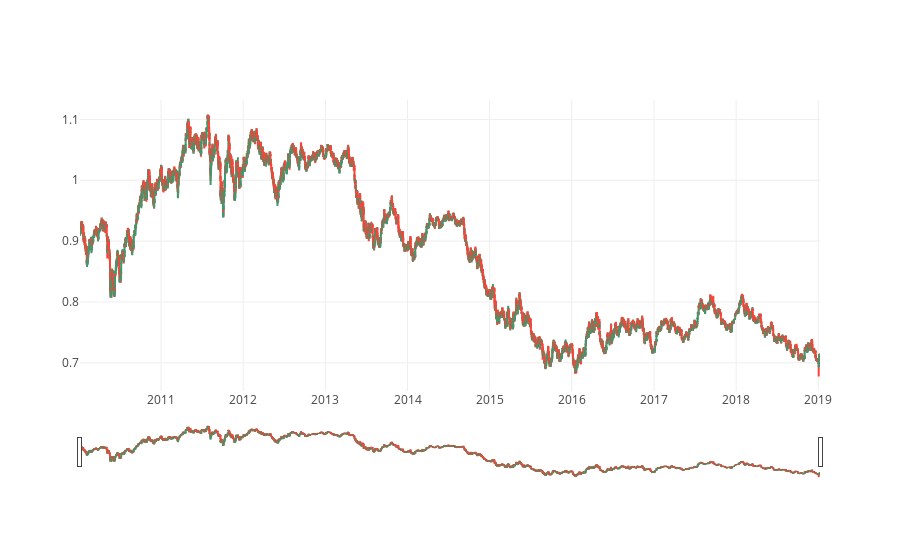

Notebook source saved alongside this figure:
### Code cell
trace = go.Ohlc(x=df_forex_1['start_time_local'],
                open=df_forex_1['bid_open'],
                high=df_forex_1['bid_high'],
                low=df_forex_1['bid_low'],
                close=df_forex_1['bid_close'])
data = [trace]
iplot(data)

### Figure 1 — Plotly figure (JSON) as saved in the notebook; plotly's stock layout.template omitted (floating-point values rounded to 4 significant figures; data arrays with more than 128 entries replaced by an {"elided": "..."} marker saying what was removed)
{"data": [{"close": {"elided": "15269 float values"}, "high": {"elided": "15269 float values"}, "low": {"elided": "15269 float values"}, "open": {"elided": "15269 float values"}, "type": "ohlc", "uid": "11a2a33e-e54f-4249-b55d-fbbc15317e1c", "x": {"elided": "15269 str values"}}], "layout": {}}
